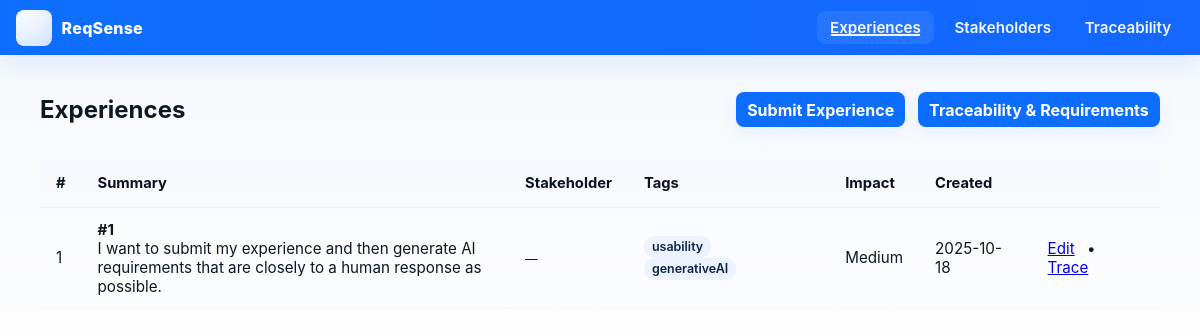
Before: /experiences/ with the older database file.
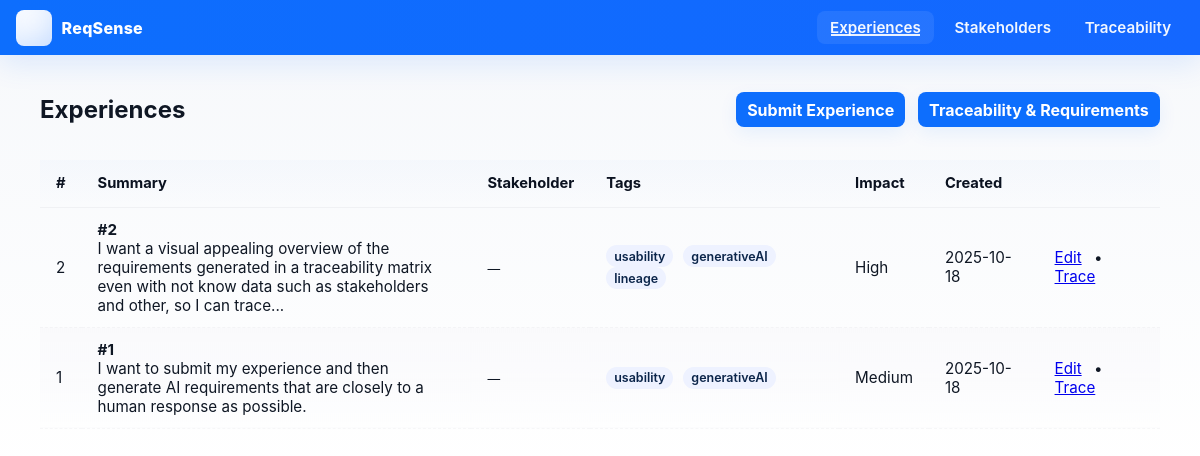
After: the same page with the newer database file.
### src/models.py (models this page shows)
class Experience(db.Model):
    __tablename__ = 'experiences'
    id = db.Column(db.Integer, primary_key=True)
    experience_id = db.Column(db.String(16), unique=True)
    narrative_text = db.Column(db.Text, nullable=False)
    stakeholder_id = db.Column(db.Integer, db.ForeignKey('stakeholders.id'))
    context_tags = db.Column(JSON)               # stores list of tags
    participants = db.Column(JSON)
    pain_points = db.Column(JSON)
    current_workaround = db.Column(db.Text)
    impact_severity = db.Column(db.String(50))
    emotional_indicators = db.Column(JSON)
    created_at = db.Column(db.DateTime(timezone=True), default=lambda: datetime.now(timezone.utc))
    updated_at = db.Column(db.DateTime(timezone=True), onupdate=lambda: datetime.now(timezone.utc))
    stakeholder = db.relationship('Stakeholder', back_populates='experiences')
    requirements = db.relationship(
        'Requirement',
        secondary=experience_requirement_link,
        back_populates='experiences',
        overlaps="requirements,experiences"
    )
    analysis = db.relationship('ExperienceAnalysis',
                             back_populates='experience',
                             uselist=False)

### src/routes/experiences.py (the view)
@experiences_bp.route('/')
def overview():
    experiences = Experience.query.order_by(Experience.created_at.desc()).all()
    return render_template('experiences/list.html', experiences=experiences)

### src/templates/experiences/list.html (shortened to what this page needs)
{% extends "base.html" %}
{% block content %}
<div style="display:flex;justify-content:space-between;align-items:center;margin-bottom:1rem">
  <h2>Experiences</h2>
  <div>
    <a class="btn" href="{{ url_for('experiences.submit_experience') }}">Submit Experience</a>
    <a class="btn" href="{{ url_for('experiences.traceability') }}" style="margin-left:.5rem">Traceability & Requirements</a>
  </div>
</div>
<table class="table">
  <thead>
    <tr>
      <th>#</th>
      <th>Summary</th>
      <th>Stakeholder</th>
      <th>Tags</th>
      <th>Impact</th>
      <th>Created</th>
      <th></th>
    </tr>
  </thead>
  <tbody>
    {% for e in experiences %}
    <tr>
      <td>{{ e.id }}</td>
      <td style="max-width:420px">
        <div><strong>{{ e.experience_id or ('#'~e.id) }}</strong></div>
        <div class="text-muted">{{ (e.narrative_text[:160] ~ ('...' if e.narrative_text|length > 160 else '')) }}</div>
      </td>
      <td>
        {% if e.stakeholder %}
          <div>{{ e.stakeholder.name }}</div>
          <small class="text-muted">{{ e.stakeholder.role or '' }}</small>
        {% else %}
          <small class="text-muted">—</small>
        {% endif %}
      </td>
      <td>
        {% for t in (e.context_tags or []) %}
          <span class="badge">{{ t }}</span>
        {% else %}
          <small class="text-muted">—</small>
        {% endfor %}
      </td>
      <td>{{ e.impact_severity or '—' }}</td>
      <td>{{ e.created_at.strftime('%Y-%m-%d') if e.created_at else '—' }}</td>
      <td>
        <a href="{{ url_for('experiences.edit_experience', experience_id=e.id) }}">Edit</a>
        <span style="margin:0 .5rem">•</span>
        <a href="{{ url_for('experiences.traceability') }}#exp-{{ e.id }}">Trace</a>
      </td>
    </tr>
    {% else %}
    <tr><td colspan="7">No experiences yet.</td></tr>
    {% endfor %}
  </tbody>
</table>
{% endblock %}

### src/templates/base.html (shortened to what this page needs)
<!doctype html>
<html lang="en">
<head>
</head>
<body>
  <header class="topnav">
    <div class="brand">ReqSense</div>
    <nav class="nav-links" aria-label="Main navigation">
      <a href="{{ url_for('experiences.overview') }}" class="{% if request.path.startswith('/experiences') %}active{% endif %}">Experiences</a>
      <a href="{{ url_for('stakeholders.overview') }}" class="{% if request.path.startswith('/stakeholders') %}active{% endif %}">Stakeholders</a>
      <a href="{{ url_for('experiences.traceability') }}" class="{% if request.path.startswith('/experiences/traceability') %}active{% endif %}">Traceability</a>
    </nav>
  </header>
  <main class="container">
    {% block content %}{% endblock %}
  </main>
</body>
</html>

### src/templates/base.html (style rules this page uses)
:root { --accent:#0d6efd; --muted:#6c757d; --card-bg:#ffffff; --surface:#f8fafc; --glass: rgba(255,255,255,0.06); --shadow: 0 6px 18px rgba(13,110,253,0.08); --radius:12px; --badge-bg:#eef2ff; }
html,body { height:100% }
body { font-family: Inter, system-ui, -apple-system, "Segoe UI", Roboto, "Helvetica Neue", Arial; margin:0; background: linear-gradient(180deg,#f6f8fb 0%, #ffffff 60%); color:#0f1724; -webkit-font-smoothing:antialiased; -moz-osx-font-smoothing:grayscale; }
.topnav { display:flex; align-items:center; justify-content:space-between; padding:0.6rem 1rem; background: linear-gradient(90deg,var(--accent), #1467ff); color:#fff; box-shadow: 0 8px 30px rgba(13,110,253,0.12); position:sticky; top:0; z-index:40; backdrop-filter: blur(6px); }
.brand { font-weight:800; letter-spacing:0.25px; display:flex; gap:.6rem; align-items:center; }
.brand::before { content:""; width:36px;height:36px;border-radius:8px; background:linear-gradient(135deg,#fff,rgba(255,255,255,0.85)); box-shadow: inset 0 -6px 18px rgba(13,110,253,0.06); }
.nav-links { display:flex;gap:0.5rem;align-items:center }
.nav-links a { color:rgba(255,255,255,0.95); text-decoration:none; padding:0.42rem 0.8rem; border-radius:8px; position:relative; transition:transform .15s ease, background .12s ease; font-weight:600; font-size:.95rem; }
.nav-links a.active { background: rgba(255,255,255,0.08) }
.nav-links a::after { content:"";position:absolute;left:12%;right:12%;bottom:8px;height:2px;background:rgba(255,255,255,0.9);transform:scaleX(0);transform-origin:left center;transition:transform .18s }
.nav-links a:hover::after,.nav-links a.active::after { transform:scaleX(1) }
.container { max-width:1120px;margin:1.25rem auto;padding:0 1rem }
table.table { width:100%; border-collapse:collapse; font-size:0.95rem; color: #0f1724; }
table.table thead th { text-align:left; padding:0.9rem 1rem; font-weight:700; font-size:.92rem; background:linear-gradient(180deg,rgba(13,110,253,0.02),transparent); color: #0b1220; border-bottom:1px solid rgba(15,23,36,0.04); position:relative; }
table.table tbody td { padding:0.75rem 1rem; vertical-align:middle; border-bottom:1px dashed rgba(15,23,36,0.03); }
table.table tbody tr:nth-child(even) td { background: linear-gradient(180deg, rgba(250,250,252,1), rgba(255,255,255,0)); }
.badge { display:inline-block; padding:.22rem .5rem; border-radius:999px; background:var(--badge-bg); color:#0b254a; font-weight:600; font-size:.78rem; margin-right:.35rem; transition:transform .12s, box-shadow .12s; }
.btn { display:inline-block; background:var(--accent); color:#fff; padding:.45rem .7rem; border-radius:8px; text-decoration:none; font-weight:700; box-shadow: 0 6px 18px rgba(13,110,253,0.08); transition:transform .12s ease, box-shadow .12s ease, opacity .12s; border:none; }

Changed rows visible on the page:
added Experience: id "2", id "#2", narrative_text "I want a visual appealing overview of the requirements generated in a traceability matrix even with not know data such as stakeholders and other, so I can trace...", t "usability" "generativeAI" "lineage", impact_severity "High", created_at "2025-10-18"
